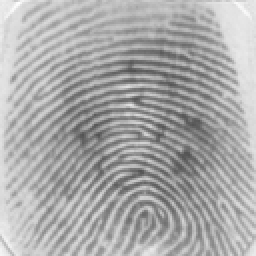
%> input picture trabalho2/ex3/FingerprintImages/finger1.tif, 128 x 128 px, shrunk from 300 x 300 before the run (shown 2 times larger)
$ octave --eval "run_minutiae_detection;"   (GNU Octave 9; MATLAB toolbox functions it lacks are replaced by stand-ins)
%> lines starting %> are read from the running program, lines starting %| are printed output that depends on the picture; in (x1, y1, x2, y2) boxes, pixels count from 0 and x2, y2 are one past the last pixel; in counts of white or black regions, pixels touching at a corner belong together; the program's own positions count from 1
### trabalho2/ex3/fingerprint_enhancement_morph.m
%
% ISEL - Instituto Superior de Engenharia de Lisboa.
%
% LEIC - Licenciatura em Engenharia Informatica e de Computadores.
% MEIC - Mestrado em Engenharia Informatica e de Computadores.
%
% PIB - Processamento de Imagem e Biometria.
%
% fingerprint_enhancement.m
% Para uma imagem de impress鉶 digital produz uma vers鉶 bin醨ia da
% mesma, tentando separar as riscas.

function IBW = fingerprint_enhancement_morph(filename)
%> called with filename = 'FingerprintImages\finger1.tif'

    if nargin==0
         filename = 'FingerprintImages\finger3.tif';
        %  filename = 'FingerprintImages\finger5.bmp';
    end

    % Ler a imagem a partir do ficheiro.
    J = imread(filename);
%> J is the input picture: size 128x128 uint8; min 81, max 255, mean 169.5
    I = imadjust(J);%,[0.7 1],[0 1]

    % Calcular o limiar 髏imo para transformar a imagem
    % na sua vers鉶 bin醨ia (m閠odo de Otsu).
    level = graythresh(I);
%> level = 0.512
     % Converter para imagem bin醨ia.
    IBW = im2bw(I, level);
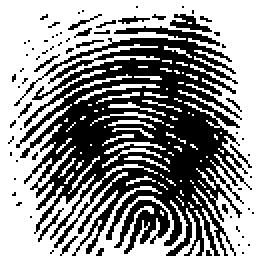
%> IBW: size 128x128 logical (shown 2 times larger); 55.9% white; 71 black regions (61 under 20 px), largest, box (x1, y1, x2, y2) and area: (7, 13, 126, 128) 6415, (57, 100, 85, 127) 325, (85, 7, 106, 16) 86
    IBW_origin = ~IBW;

    radius = 1,5;
    se = strel('disk',radius);
    radius1 = 2;
    se1 = strel('disk',radius1);
    radius2 = 1;
    se2 = strel('disk',radius2);

    IBW_morph = imerode(imdilate(imerode(imopen(IBW_origin,se),se1),se),se2);
%> IBW_morph: size 128x128 logical; 5.9% white; 56 white regions (50 under 20 px), largest, box (x1, y1, x2, y2) and area: (85, 57, 109, 90) 392, (34, 52, 55, 80) 245, (81, 37, 89, 48) 47, (61, 31, 69, 37) 27, (78, 63, 83, 72) 27, (81, 93, 90, 101) 23
    IBW = bwmorph(IBW_morph,'skel',Inf);
%> IBW: size 128x128 logical; 2.9% white in thin lines or dots, all inside (x1, y1, x2, y2) = (26, 21, 114, 128)
    figure();
    subplot(141); imshow(J); title(filename);
    subplot(142); imshow(IBW_origin); title(' Imagem bin醨ia' );
    subplot(143); imshow(IBW_morph); title(' Vers鉶 morfol骻iva' );
    subplot(144); imshow(IBW); title(' Vers鉶 1 bit' );
end

### trabalho2/ex3/minutiae_detection.m
%
% ISEL - Instituto Superior de Engenharia de Lisboa.
%
% LEIC - Licenciatura em Engenharia Informatica e de Computadores.
% MEIC - Mestrado em Engenharia Informatica e de Computadores.
%
% PIB - Processamento de Imagem e Biometria.
%
% minutiae_detection.m
% Deteta bifurcamentos e extremidades colorindo-os

function I = minutiae_detection(IBW)
    matrix1 = [0 1 0;
        0 1 0;
        1 0 1];
    matrix2 = [0 0 0;
        0 1 0;
        0 0 1];
    matrix3 = [0 1 0;
        0 1 1;
        1 0 0];
    matrix4 = [1 0 1;
        0 1 0;
        0 1 0];
    matrix5 = [0 0 0;
        0 1 0;
        1 0 0];
    matrix6 = [0 1 0;
        1 1 0;
        0 0 1];
    matrix7 = [0 0 1;
        1 1 0;
        0 0 1];
    matrix8 = [1 0 0;
        0 1 0;
        0 0 0];
    matrix9 = [1 0 0;
        0 1 1;
        0 1 0];
    matrix10 = [1 0 0;
        0 1 1;
        1 0 0];
    matrix11 = [0 0 1;
        0 1 0;
        0 0 0];
    matrix12 = [0 0 1;
        1 1 0;
        0 1 0];
    matrix13 = [0 1 0;
        1 1 0;
        0 0 0];
    matrix14 = [0 0 0;
        0 1 1;
        0 1 0];
    matrix15 = [0 0 0;
        1 1 0;
        0 1 0];
    matrix16 = [0 1 0;
        0 1 1;
        0 0 0];
    [M,N] = size(IBW);
%> M = 128; N = 128
        % Obter as componentes R, G, e B
    R = uint8(255 * IBW);
    G = uint8(255 * IBW);
    B = uint8(255 * IBW);
    % percorrer cada componente
	for c = 2:1:M-1
        for r = 2:1:N-1
            % pixel a processar
            if(IBW(c,r) == 1)
                me = [IBW(c-1,r-1) IBW(c,r-1) IBW(c+1,r-1);
                    IBW(c-1,r) IBW(c,r) IBW(c+1,r);
                    IBW(c-1,r+1) IBW(c,r+1) IBW(c+1,r+1)];
                if(sum(sum(xor(matrix1,me)))==0)
                    R(c-1,r-1)=255; G(c-1,r-1)=0; B(c-1,r-1)=0;
                    R(c,r-1)=255; G(c,r-1)=0; B(c,r-1)=0;
                    R(c+1,r-1)=255; G(c+1,r-1)=0; B(c+1,r-1)=0;
                    R(c-1,r)=255; G(c-1,r)=0; B(c-1,r)=0;
                    R(c+1,r)=255; G(c+1,r)=0; B(c+1,r)=0;
                    R(c-1,r+1)=255; G(c-1,r+1)=0; B(c-1,r+1)=0;
                    R(c,r+1)=255; G(c,r+1)=0; B(c,r+1)=0;
                    R(c+1,r+1)=255; G(c+1,r+1)=0; B(c+1,r+1)=0;
                elseif(sum(sum(xor(matrix2,me)))==0)
                    R(c-1,r-1)=255; G(c-1,r-1)=0; B(c-1,r-1)=0;
                    R(c,r-1)=255; G(c,r-1)=0; B(c,r-1)=0;
                    R(c+1,r-1)=255; G(c+1,r-1)=0; B(c+1,r-1)=0;
                    R(c-1,r)=255; G(c-1,r)=0; B(c-1,r)=0;
                    R(c+1,r)=255; G(c+1,r)=0; B(c+1,r)=0;
                    R(c-1,r+1)=255; G(c-1,r+1)=0; B(c-1,r+1)=0;
                    R(c,r+1)=255; G(c,r+1)=0; B(c,r+1)=0;
                    R(c+1,r+1)=255; G(c+1,r+1)=0; B(c+1,r+1)=0;
                elseif(sum(sum(xor(matrix3,me)))==0)
                    R(c-1,r-1)=255; G(c-1,r-1)=0; B(c-1,r-1)=0;
                    R(c,r-1)=255; G(c,r-1)=0; B(c,r-1)=0;
                    R(c+1,r-1)=255; G(c+1,r-1)=0; B(c+1,r-1)=0;
                    R(c-1,r)=255; G(c-1,r)=0; B(c-1,r)=0;
                    R(c+1,r)=255; G(c+1,r)=0; B(c+1,r)=0;
                    R(c-1,r+1)=255; G(c-1,r+1)=0; B(c-1,r+1)=0;
                    R(c,r+1)=255; G(c,r+1)=0; B(c,r+1)=0;
                    R(c+1,r+1)=255; G(c+1,r+1)=0; B(c+1,r+1)=0;
                elseif(sum(sum(xor(matrix4,me)))==0)
                    R(c-1,r-1)=255; G(c-1,r-1)=0; B(c-1,r-1)=0;
                    R(c,r-1)=255; G(c,r-1)=0; B(c,r-1)=0;
                    R(c+1,r-1)=255; G(c+1,r-1)=0; B(c+1,r-1)=0;
                    R(c-1,r)=255; G(c-1,r)=0; B(c-1,r)=0;
                    R(c+1,r)=255; G(c+1,r)=0; B(c+1,r)=0;
                    R(c-1,r+1)=255; G(c-1,r+1)=0; B(c-1,r+1)=0;
                    R(c,r+1)=255; G(c,r+1)=0; B(c,r+1)=0;
                    R(c+1,r+1)=255; G(c+1,r+1)=0; B(c+1,r+1)=0;
                elseif(sum(sum(xor(matrix5,me)))==0)
                    R(c-1,r-1)=255; G(c-1,r-1)=0; B(c-1,r-1)=0;
                    R(c,r-1)=255; G(c,r-1)=0; B(c,r-1)=0;
                    R(c+1,r-1)=255; G(c+1,r-1)=0; B(c+1,r-1)=0;
                    R(c-1,r)=255; G(c-1,r)=0; B(c-1,r)=0;
                    R(c+1,r)=255; G(c+1,r)=0; B(c+1,r)=0;
                    R(c-1,r+1)=255; G(c-1,r+1)=0; B(c-1,r+1)=0;
                    R(c,r+1)=255; G(c,r+1)=0; B(c,r+1)=0;
                    R(c+1,r+1)=255; G(c+1,r+1)=0; B(c+1,r+1)=0;
                elseif(sum(sum(xor(matrix6,me)))==0)
                    R(c-1,r-1)=255; G(c-1,r-1)=0; B(c-1,r-1)=0;
                    R(c,r-1)=255; G(c,r-1)=0; B(c,r-1)=0;
                    R(c+1,r-1)=255; G(c+1,r-1)=0; B(c+1,r-1)=0;
                    R(c-1,r)=255; G(c-1,r)=0; B(c-1,r)=0;
                    R(c+1,r)=255; G(c+1,r)=0; B(c+1,r)=0;
                    R(c-1,r+1)=255; G(c-1,r+1)=0; B(c-1,r+1)=0;
                    R(c,r+1)=255; G(c,r+1)=0; B(c,r+1)=0;
                    R(c+1,r+1)=255; G(c+1,r+1)=0; B(c+1,r+1)=0;
                elseif(sum(sum(xor(matrix7,me)))==0)
                    R(c-1,r-1)=255; G(c-1,r-1)=0; B(c-1,r-1)=0;
                    R(c,r-1)=255; G(c,r-1)=0; B(c,r-1)=0;
                    R(c+1,r-1)=255; G(c+1,r-1)=0; B(c+1,r-1)=0;
                    R(c-1,r)=255; G(c-1,r)=0; B(c-1,r)=0;
                    R(c+1,r)=255; G(c+1,r)=0; B(c+1,r)=0;
                    R(c-1,r+1)=255; G(c-1,r+1)=0; B(c-1,r+1)=0;
                    R(c,r+1)=255; G(c,r+1)=0; B(c,r+1)=0;
                    R(c+1,r+1)=255; G(c+1,r+1)=0; B(c+1,r+1)=0;
                elseif(sum(sum(xor(matrix8,me)))==0)
                    R(c-1,r-1)=255; G(c-1,r-1)=0; B(c-1,r-1)=0;
                    R(c,r-1)=255; G(c,r-1)=0; B(c,r-1)=0;
                    R(c+1,r-1)=255; G(c+1,r-1)=0; B(c+1,r-1)=0;
                    R(c-1,r)=255; G(c-1,r)=0; B(c-1,r)=0;
                    R(c+1,r)=255; G(c+1,r)=0; B(c+1,r)=0;
                    R(c-1,r+1)=255; G(c-1,r+1)=0; B(c-1,r+1)=0;
                    R(c,r+1)=255; G(c,r+1)=0; B(c,r+1)=0;
                    R(c+1,r+1)=255; G(c+1,r+1)=0; B(c+1,r+1)=0;
                elseif(sum(sum(xor(matrix9,me)))==0)
                    R(c-1,r-1)=255; G(c-1,r-1)=0; B(c-1,r-1)=0;
                    R(c,r-1)=255; G(c,r-1)=0; B(c,r-1)=0;
                    R(c+1,r-1)=255; G(c+1,r-1)=0; B(c+1,r-1)=0;
                    R(c-1,r)=255; G(c-1,r)=0; B(c-1,r)=0;
                    R(c+1,r)=255; G(c+1,r)=0; B(c+1,r)=0;
                    R(c-1,r+1)=255; G(c-1,r+1)=0; B(c-1,r+1)=0;
                    R(c,r+1)=255; G(c,r+1)=0; B(c,r+1)=0;
                    R(c+1,r+1)=255; G(c+1,r+1)=0; B(c+1,r+1)=0;
                elseif(sum(sum(xor(matrix10,me)))==0)
                    R(c-1,r-1)=255; G(c-1,r-1)=0; B(c-1,r-1)=0;
                    R(c,r-1)=255; G(c,r-1)=0; B(c,r-1)=0;
                    R(c+1,r-1)=255; G(c+1,r-1)=0; B(c+1,r-1)=0;
                    R(c-1,r)=255; G(c-1,r)=0; B(c-1,r)=0;
                    R(c+1,r)=255; G(c+1,r)=0; B(c+1,r)=0;
                    R(c-1,r+1)=255; G(c-1,r+1)=0; B(c-1,r+1)=0;
                    R(c,r+1)=255; G(c,r+1)=0; B(c,r+1)=0;
                    R(c+1,r+1)=255; G(c+1,r+1)=0; B(c+1,r+1)=0;
                elseif(sum(sum(xor(matrix11,me)))==0)
                    R(c-1,r-1)=255; G(c-1,r-1)=0; B(c-1,r-1)=0;
                    R(c,r-1)=255; G(c,r-1)=0; B(c,r-1)=0;
                    R(c+1,r-1)=255; G(c+1,r-1)=0; B(c+1,r-1)=0;
                    R(c-1,r)=255; G(c-1,r)=0; B(c-1,r)=0;
                    R(c+1,r)=255; G(c+1,r)=0; B(c+1,r)=0;
                    R(c-1,r+1)=255; G(c-1,r+1)=0; B(c-1,r+1)=0;
                    R(c,r+1)=255; G(c,r+1)=0; B(c,r+1)=0;
                    R(c+1,r+1)=255; G(c+1,r+1)=0; B(c+1,r+1)=0;
                elseif(sum(sum(xor(matrix12,me)))==0)
                    R(c-1,r-1)=255; G(c-1,r-1)=0; B(c-1,r-1)=0;
                    R(c,r-1)=255; G(c,r-1)=0; B(c,r-1)=0;
                    R(c+1,r-1)=255; G(c+1,r-1)=0; B(c+1,r-1)=0;
                    R(c-1,r)=255; G(c-1,r)=0; B(c-1,r)=0;
                    R(c+1,r)=255; G(c+1,r)=0; B(c+1,r)=0;
                    R(c-1,r+1)=255; G(c-1,r+1)=0; B(c-1,r+1)=0;
                    R(c,r+1)=255; G(c,r+1)=0; B(c,r+1)=0;
                    R(c+1,r+1)=255; G(c+1,r+1)=0; B(c+1,r+1)=0;
                elseif(sum(sum(xor(matrix13,me)))==0)
                    R(c-1,r-1)=255; G(c-1,r-1)=0; B(c-1,r-1)=0;
                    R(c,r-1)=255; G(c,r-1)=0; B(c,r-1)=0;
                    R(c+1,r-1)=255; G(c+1,r-1)=0; B(c+1,r-1)=0;
                    R(c-1,r)=255; G(c-1,r)=0; B(c-1,r)=0;
                    R(c+1,r)=255; G(c+1,r)=0; B(c+1,r)=0;
                    R(c-1,r+1)=255; G(c-1,r+1)=0; B(c-1,r+1)=0;
                    R(c,r+1)=255; G(c,r+1)=0; B(c,r+1)=0;
                    R(c+1,r+1)=255; G(c+1,r+1)=0; B(c+1,r+1)=0;
                elseif(sum(sum(xor(matrix14,me)))==0)
                    R(c-1,r-1)=255; G(c-1,r-1)=0; B(c-1,r-1)=0;
                    R(c,r-1)=255; G(c,r-1)=0; B(c,r-1)=0;
                    R(c+1,r-1)=255; G(c+1,r-1)=0; B(c+1,r-1)=0;
                    R(c-1,r)=255; G(c-1,r)=0; B(c-1,r)=0;
                    R(c+1,r)=255; G(c+1,r)=0; B(c+1,r)=0;
                    R(c-1,r+1)=255; G(c-1,r+1)=0; B(c-1,r+1)=0;
                    R(c,r+1)=255; G(c,r+1)=0; B(c,r+1)=0;
                    R(c+1,r+1)=255; G(c+1,r+1)=0; B(c+1,r+1)=0;
                elseif(sum(sum(xor(matrix15,me)))==0)
                    R(c-1,r-1)=255; G(c-1,r-1)=0; B(c-1,r-1)=0;
                    R(c,r-1)=255; G(c,r-1)=0; B(c,r-1)=0;
                    R(c+1,r-1)=255; G(c+1,r-1)=0; B(c+1,r-1)=0;
                    R(c-1,r)=255; G(c-1,r)=0; B(c-1,r)=0;
                    R(c+1,r)=255; G(c+1,r)=0; B(c+1,r)=0;
                    R(c-1,r+1)=255; G(c-1,r+1)=0; B(c-1,r+1)=0;
                    R(c,r+1)=255; G(c,r+1)=0; B(c,r+1)=0;
                    R(c+1,r+1)=255; G(c+1,r+1)=0; B(c+1,r+1)=0;
                elseif(sum(sum(xor(matrix16,me)))==0)
                    R(c-1,r-1)=255; G(c-1,r-1)=0; B(c-1,r-1)=0;
                    R(c,r-1)=255; G(c,r-1)=0; B(c,r-1)=0;
                    R(c+1,r-1)=255; G(c+1,r-1)=0; B(c+1,r-1)=0;
                    R(c-1,r)=255; G(c-1,r)=0; B(c-1,r)=0;
                    R(c+1,r)=255; G(c+1,r)=0; B(c+1,r)=0;
                    R(c-1,r+1)=255; G(c-1,r+1)=0; B(c-1,r+1)=0;
                    R(c,r+1)=255; G(c,r+1)=0; B(c,r+1)=0;
                    R(c+1,r+1)=255; G(c+1,r+1)=0; B(c+1,r+1)=0;
                end
            end
        end
    end
%> B: size 128x128 uint8; 2.5% white in thin lines or dots, all inside (x1, y1, x2, y2) = (27, 21, 114, 128)
%> R: size 128x128 uint8; 4.8% white in thin lines or dots, all inside (x1, y1, x2, y2) = (25, 21, 114, 128)
%> after the loop, me = [false false false; false true false; true false false]
     I = cat(3, R, G, B);
%> I: size 128x128x3 uint8
    figure();
    imshow(I);
end

### trabalho2/ex3/run_minutiae_detection.m
%
% ISEL - Instituto Superior de Engenharia de Lisboa.
%
% LEIC - Licenciatura em Engenharia Informatica e de Computadores.
% MEIC - Mestrado em Engenharia Informatica e de Computadores.
%
% PIB - Processamento de Imagem e Biometria.
%
% Para testar a fun玢o fingerprint_enhancement_morph.m sobre todas as
% imagens da pasta FingerprintImages

function run_minutiae_detection()

        % Fechar todas as janelas de figuras.
        close all;
        % Limpar a consola.
        clc;

        IBW = fingerprint_enhancement_morph('FingerprintImages\finger1.tif');
        minutiae_detection(IBW);
        IBW = fingerprint_enhancement_morph('FingerprintImages\finger2.tif');
%> call 2 of fingerprint_enhancement_morph, with filename = 'FingerprintImages\finger2.tif'
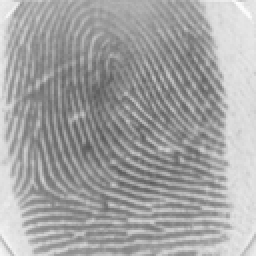
%> input picture trabalho2/ex3/FingerprintImages/finger2.tif, 128 x 128 px, shrunk from 300 x 300 before the run (shown 2 times larger)
%> in fingerprint_enhancement_morph, J is the input picture: size 128x128 uint8; min 87, max 255, mean 163.4
%> in fingerprint_enhancement_morph (call 2), `level = graythresh(I);`: level = 0.555
%> in fingerprint_enhancement_morph (call 2), `IBW = im2bw(I, level);`: IBW: size 128x128 logical; 32% white; 187 white regions (175 under 20 px), largest, box (x1, y1, x2, y2) and area: (64, 0, 128, 128) 2872, (0, 0, 50, 128) 1477, (60, 103, 93, 107) 48
%> in fingerprint_enhancement_morph (call 2), `IBW_morph = imerode(imdilate(imerode(imopen(IBW_origin,se),se1),se),se..`: IBW_morph: size 128x128 logical; 35% white; 40 white regions (35 under 20 px), largest, box (x1, y1, x2, y2) and area: (8, 0, 110, 102) 5397, (19, 89, 46, 110) 139, (49, 112, 64, 120) 45, (38, 0, 48, 19) 40, (50, 103, 56, 108) 20
%> in fingerprint_enhancement_morph (call 2), `IBW = bwmorph(IBW_morph,'skel',Inf);`: IBW: size 128x128 logical; 10.5% white in thin lines or dots, all inside (x1, y1, x2, y2) = (9, 0, 110, 128)
        minutiae_detection(IBW);
%> after the loop in minutiae_detection (call 2), `for c = 2:1:M-1`: R: size 128x128 uint8; 14.9% white in thin lines or dots, all inside (x1, y1, x2, y2) = (9, 0, 111, 128)
        IBW = fingerprint_enhancement_morph('FingerprintImages\finger3.tif');
%> call 3 of fingerprint_enhancement_morph, with filename = 'FingerprintImages\finger3.tif'
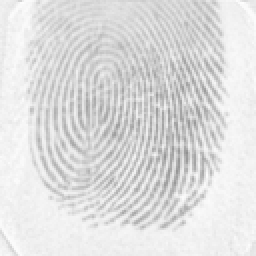
%> input picture trabalho2/ex3/FingerprintImages/finger3.tif, 128 x 128 px, shrunk from 300 x 300 before the run (shown 2 times larger)
%> in fingerprint_enhancement_morph, J is the input picture: size 128x128 uint8; min 145, max 254, mean 222.2
%> in fingerprint_enhancement_morph (call 3), `level = graythresh(I);`: level = 0.622
%> in fingerprint_enhancement_morph (call 3), `IBW = im2bw(I, level);`: IBW: size 128x128 logical; 61.2% white; black in thin lines or dots, all inside (x1, y1, x2, y2) = (0, 0, 114, 126)
%> in fingerprint_enhancement_morph (call 3), `IBW_morph = imerode(imdilate(imerode(imopen(IBW_origin,se),se1),se),se..`: IBW_morph: size 128x128 logical; 2.4% white in thin lines or dots, all inside (x1, y1, x2, y2) = (30, 0, 105, 106)
        minutiae_detection(IBW);
%> after the loop in minutiae_detection (call 3), `for c = 2:1:M-1`: B: size 128x128 uint8; 1.3% white in thin lines or dots, all inside (x1, y1, x2, y2) = (33, 0, 105, 93)
%> after the loop in minutiae_detection (call 3), `for c = 2:1:M-1`: R: size 128x128 uint8; 2.8% white in thin lines or dots, all inside (x1, y1, x2, y2) = (29, 0, 105, 107)
        IBW = fingerprint_enhancement_morph('FingerprintImages\finger4.tif');
%> call 4 of fingerprint_enhancement_morph, with filename = 'FingerprintImages\finger4.tif'
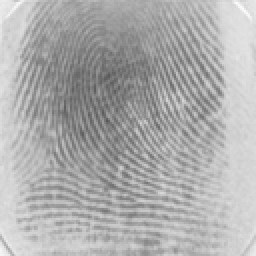
%> input picture trabalho2/ex3/FingerprintImages/finger4.tif, 128 x 128 px, shrunk from 300 x 300 before the run (shown 2 times larger)
%> in fingerprint_enhancement_morph, J is the input picture: size 128x128 uint8; min 89, max 252, mean 173.2
%> in fingerprint_enhancement_morph (call 4), `level = graythresh(I);`: level = 0.539
%> in fingerprint_enhancement_morph (call 4), `IBW = im2bw(I, level);`: IBW: size 128x128 logical; 51.3% white; 66 black regions (56 under 20 px), largest, box (x1, y1, x2, y2) and area: (8, 0, 113, 114) 7427, (62, 115, 83, 128) 123, (94, 7, 112, 35) 55
%> in fingerprint_enhancement_morph (call 4), `IBW_morph = imerode(imdilate(imerode(imopen(IBW_origin,se),se1),se),se..`: IBW_morph: size 128x128 logical; 21.5% white; 19 white regions (18 under 20 px), largest, box (x1, y1, x2, y2) and area: (17, 0, 87, 88) 3442
%> in fingerprint_enhancement_morph (call 4), `IBW = bwmorph(IBW_morph,'skel',Inf);`: IBW: size 128x128 logical; 4.2% white in thin lines or dots, all inside (x1, y1, x2, y2) = (17, 0, 103, 128)
        minutiae_detection(IBW);
%> after the loop in minutiae_detection (call 4), `for c = 2:1:M-1`: B: size 128x128 uint8; 3.6% white in thin lines or dots, all inside (x1, y1, x2, y2) = (17, 0, 101, 128)
%> after the loop in minutiae_detection (call 4), `for c = 2:1:M-1`:
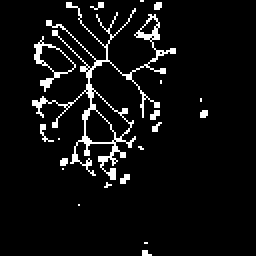
%> R: size 128x128 uint8 (shown 2 times larger); 6.1% white in thin lines or dots, all inside (x1, y1, x2, y2) = (16, 0, 104, 128)
%> after the loop in minutiae_detection (call 4), `for c = 2:1:M-1`: me = [false false false; false true false; false false true]
        IBW = fingerprint_enhancement_morph('FingerprintImages\finger5.bmp');
%> call 5 of fingerprint_enhancement_morph, with filename = 'FingerprintImages\finger5.bmp'
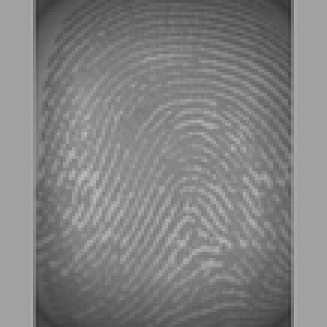
%> input picture trabalho2/ex3/FingerprintImages/finger5.bmp, 109 x 109 px, shrunk from 256 x 256 before the run (shown 3 times larger)
%> in fingerprint_enhancement_morph, J is the input picture: size 109x109 uint8; min 50, max 186, mean 129.9
%> in fingerprint_enhancement_morph (call 5), `level = graythresh(I);`: level = 0.576
%> in fingerprint_enhancement_morph (call 5), `IBW = im2bw(I, level);`: IBW: size 109x109 logical; 58.2% white; 116 black regions (115 under 20 px), largest, box (x1, y1, x2, y2) and area: (11, 0, 98, 109) 4728
%> in fingerprint_enhancement_morph (call 5), `IBW_morph = imerode(imdilate(imerode(imopen(IBW_origin,se),se1),se),se..`: IBW_morph: size 109x109 logical; 22.7% white; 9 white regions (7 under 20 px), largest, box (x1, y1, x2, y2) and area: (13, 62, 96, 109) 1344, (13, 0, 96, 43) 1332
%> in fingerprint_enhancement_morph (call 5), `IBW = bwmorph(IBW_morph,'skel',Inf);`: IBW: size 109x109 logical; 4.5% white in thin lines or dots, all inside (x1, y1, x2, y2) = (13, 0, 96, 109)
        minutiae_detection(IBW);
%> after the loop in minutiae_detection (call 5), `for c = 2:1:M-1`:
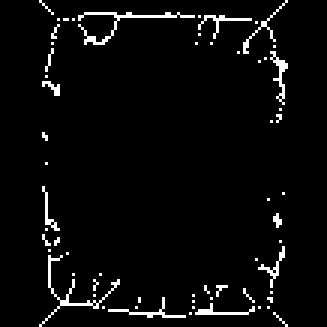
%> B: size 109x109 uint8 (shown 3 times larger); 3.9% white in thin lines or dots, all inside (x1, y1, x2, y2) = (13, 0, 96, 109)
%> after the loop in minutiae_detection (call 5), `for c = 2:1:M-1`: me = [true false false; false true false; false false true]
end
